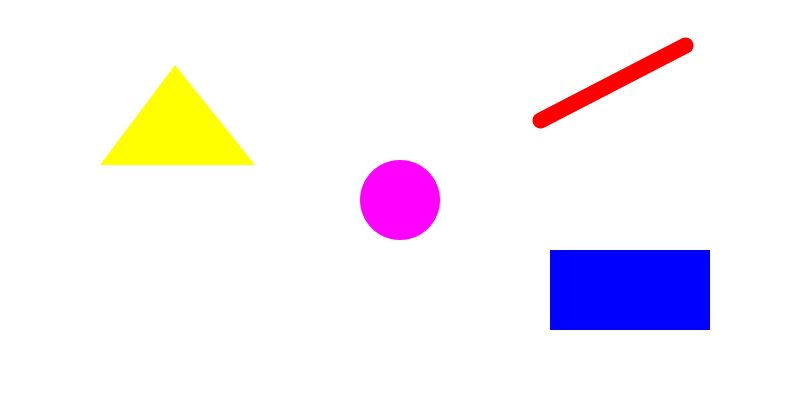
Frame 1 (no input)
Frame 60 (the mouse pressed at the canvas centre just before this capture): identical to frame 1, image omitted
Frame 120 (the mouse held since frame 60 and released just before this capture): identical to frame 1, image omitted

The Processing sketch that drew this single still picture (run headless with seeded random() and noise(); from frame 60 on, the mouse is pressed at the canvas centre):

// Processing sketch: sketch_01_variables
// ── sketch_01_variables.pde
//DECLARAR VARIABLES

//ellipse
int posXEllipse, posYEllipse; //posicion del centro del ellipse
int tamXEllipse, tamYEllipse; //tamaño en ancho y alto del ellipse

//rect
int posXRect, posYRect; //posicion del rect (esquina superior izquierda)
int tamXRect, tamYRect; //tamaño en ancho y alto del rect

//triangle
int triX1, triY1; //punto 1
int triX2, triY2; //punto 2
int triX3, triY3; //punto 3

//line
int lineX1, lineY1; //punto inicial
int lineX2, lineY2; //punto final

void setup() {
  size(800, 400);

  //ASIGNAR VARIABLES

  //ellipse
  posXEllipse = 400; //posicion horizontal
  posYEllipse = 200; //posicion vertical
  tamXEllipse = 80; //ancho del ellipse
  tamYEllipse = 80; //alto del ellipse

  //rect
  posXRect = 550;
  posYRect = 250;
  tamXRect = 160;
  tamYRect = 80;

  //triangle
  triX1 = 175;
  triY1 = 65;
  triX2 = 100;
  triY2 = 165;
  triX3 = 255;
  triY3 = 165;

  //line
  lineX1 = 540;
  lineY1 = 120;
  lineX2 = 685;
  lineY2 = 45;
}

void draw() {
  background(255);
  
  //DIBUJAR USANDO VARIABLES

  //ellipse
  noStroke();
  fill(255, 0, 255);
  ellipse(posXEllipse, posYEllipse, tamXEllipse, tamYEllipse);
  //ellipse(x, y, ancho, alto)

  //rect
  fill(0, 0, 255);
  rect(posXRect, posYRect, tamXRect, tamYRect);
  //rect(x, y, ancho, alto)

  //triangle
  fill(255, 255, 0);
  triangle(triX1, triY1, triX2, triY2, triX3, triY3);
  //triangle(x1, y1, x2, y2, x3, y3)
  
  //line
  stroke(255, 0, 0);
  strokeWeight(16);
  line(lineX1, lineY1, lineX2, lineY2);
  //line(x1, y1, x2, y2)
}

void mousePressed() {
  println("X: " + mouseX + ", Y: " + mouseY);
}
